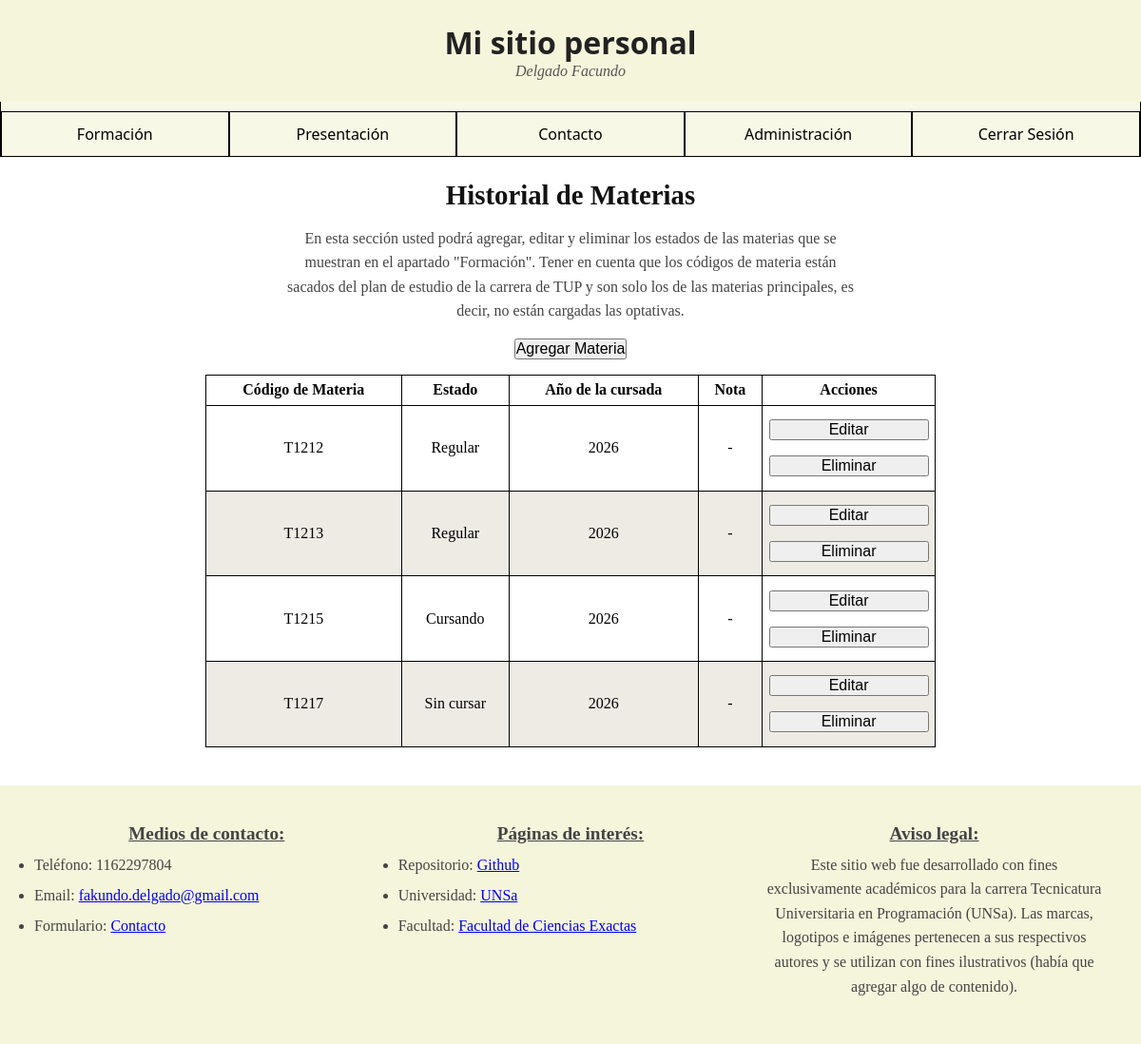
The app's page /index.php?action=administrar (signed in) with its own data.
### tables this page shows
CREATE TABLE `estado_x_materia` (
  `codigo_materia` varchar(10) NOT NULL,
  `id_estado` int(11) NOT NULL,
  `anio` int(11) NOT NULL,
  `nota` int(11) DEFAULT NULL,
  `visible` tinyint(1) NOT NULL DEFAULT 1
);

CREATE TABLE `estados` (
  `id_estado` int(11) NOT NULL,
  `nombre_estado` varchar(30) NOT NULL
);

### controladores/EstadoMateriaControlador.php (called while the page is built, shortened)
<?php
require_once __DIR__ . "/../configuracion/conexion.php";
require_once __DIR__ . "/../modelos/EstadoMateria.php";
class EstadoMateriaControlador {
    private $estadoMateriaModelo;
    public function __construct(){
        global $conexion;
        $this->estadoMateriaModelo = new EstadoMateria($conexion);
    }
    public function administrar(){
        $estadoMateria=$this->estadoMateriaModelo->getAll();
        require __DIR__ . "/../vistas/estados_materias/administrar.php";
    }
}

### modelos/EstadoMateria.php (called while the page is built, shortened)
<?php
class EstadoMateria {
    private $conexion;
    public function __construct($conexion){
        $this->conexion=$conexion;
    }
    public function getAll(){
        return $this->conexion->query(
        "SELECT
            *
        FROM estado_x_materia
        INNER JOIN materias USING (codigo_materia)
        INNER JOIN estados USING (id_estado)
        WHERE
            visible=1
        ORDER BY
            codigo_materia,anio_carrera,cuatrimestre_carrera DESC"
        );
    }
}

### vistas/estados_materias/administrar.php (the view, shortened to what this page needs)
<?php include __DIR__ . '/../plantillas/encabezado.php'; ?>
<body>
<main>
<h1>Historial de Materias</h1>
<p>
    En esta sección usted podrá agregar, editar y eliminar los estados de las materias que se muestran en el apartado "Formación".
    Tener en cuenta que los códigos de materia están sacados del plan de estudio de la carrera de TUP y son solo los de las materias
    principales, es decir, no están cargadas las optativas.
</p>
<p id="agregar-materia"><a href="index.php?action=crear"><button type="button">Agregar Materia</button></a></p>
<table>
    <thead>
        <tr>
            <th>Código de Materia</th>
            <th>Estado</th>
            <th>Año de la cursada</th>
            <th>Nota</th>
            <th>Acciones</th>
        </tr>
    </thead>
    <tbody>
        <?php while($materia=$estadoMateria->fetch_assoc()): ?>
        <tr>
            <td><?=htmlspecialchars($materia["codigo_materia"])?></td>
            <td><?=htmlspecialchars($materia["nombre_estado"])?></td>
            <td><?=htmlspecialchars($materia["anio"])?></td>
            <td><?=htmlspecialchars($materia["nota"] ?? '-' )?></td>
            <td class="actions botones-administrar">
                <a href=" ?action=editar&codigo_materia=<?=$materia["codigo_materia"]?>"><button type="button">Editar</button></a>
                <a id="btn-eliminar" href=" ?action=eliminar&codigo_materia=<?=$materia["codigo_materia"]?>" onclick="return confirm('¿Eliminar esta materia?')"><button type="button">Eliminar</button></a>
            </td>
        </tr>
        <?php endwhile; ?>
    </tbody>
</table>
</main>
<?php include __DIR__ . '/../plantillas/pie_de_pagina.php'; ?>

### recursos/css/estilos.css (style rules this page uses)
* { box-sizing: border-box; margin: 0; padding: 0; }
body { display: flex; flex-direction: column; min-height: 100vh; margin: 0; padding: 0; height: 100%; }
main { display: flex; flex-direction: column; align-items: center; text-align: center; padding: 1.5rem 1rem; max-width: 800px; margin: 0 auto; flex: 1; box-sizing: border-box; width: 100%; }
main h1 { font-size: 1.8rem; margin-bottom: 1rem; color: #111; }
main p { font-size: 1rem; line-height: 1.6; color: #444; max-width: 600px; }
main p a { color: #0056b3; text-decoration: underline; }
table { width: 100%; border: 1px solid; margin-bottom: 1rem; border-collapse: collapse; }
table td, table th { border: 1px solid; padding: 0.4rem; }
table tr:nth-child(even) { background-color: rgb(238, 235, 229); }
th { padding: 0.25rem; }
#agregar-materia button { margin-bottom: 1rem; margin-top: 1rem; font-size: 1rem; }
.botones-administrar button { margin-bottom: 0.5rem; margin-top: 0.5rem; font-size: 1rem; }
button { font-size: 1.25rem; width: 100%; }
@media only screen and (min-width: 600px) { main h1, main h2, main p { text-align: center; } }
@media only screen and (min-width: 600px) { main p { text-align: center !important; margin-left: auto !important; margin-right: auto !important; } }

### records on screen
estado_x_materia: codigo_materia "T1212", id_estado.nombre_estado "Regular", anio "2026", nota "-"
estado_x_materia: codigo_materia "T1213", id_estado.nombre_estado "Regular", anio "2026", nota "-"
estado_x_materia: codigo_materia "T1215", id_estado.nombre_estado "Cursando", anio "2026", nota "-"
estado_x_materia: codigo_materia "T1217", id_estado.nombre_estado "Sin cursar", anio "2026", nota "-"
